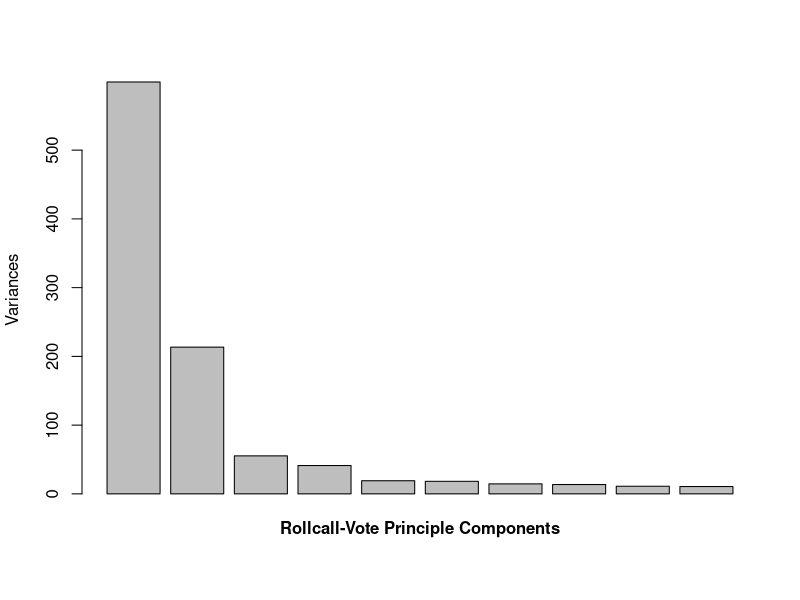
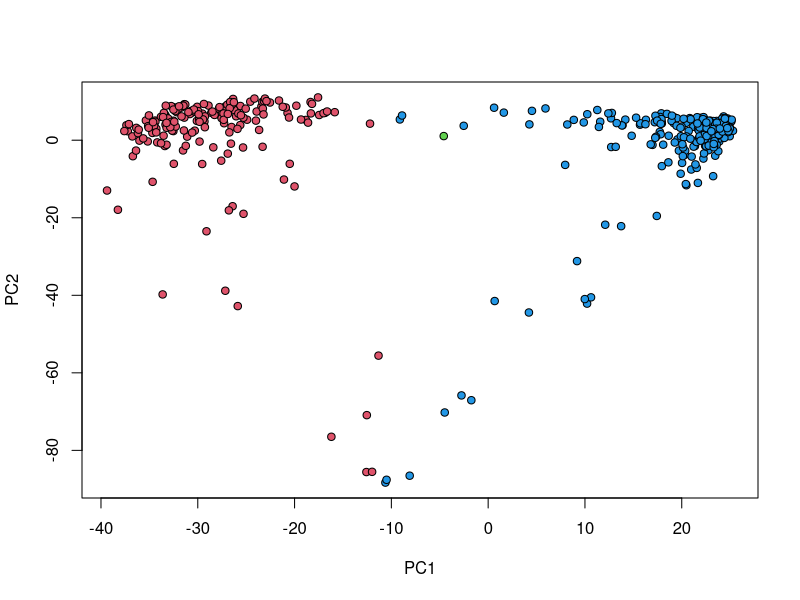
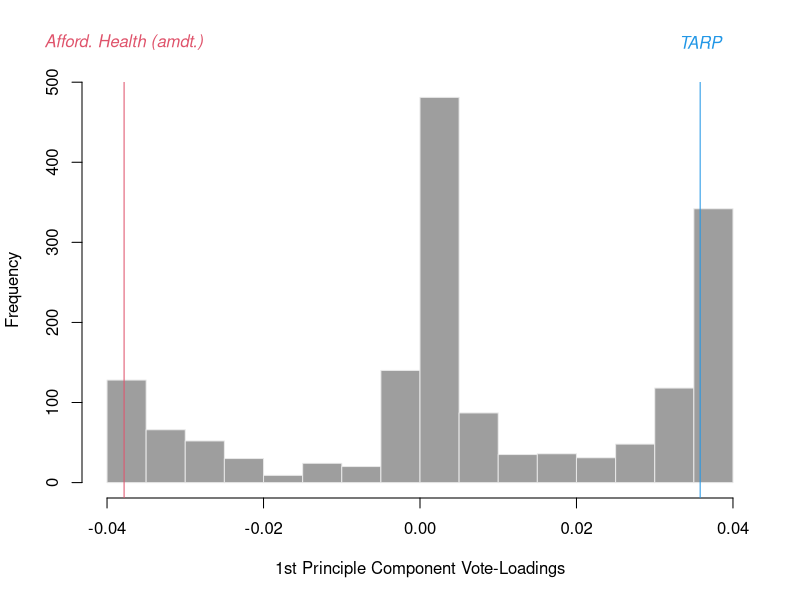

These charts were generated, in order, by the following R code:

##### *** rollcall voting *** #####

votes <- read.csv("rollcall-votes.csv")
legis <- read.csv("rollcall-members.csv", strings=T)

pcavote <- prcomp(votes, scale=TRUE)
plot(pcavote, main="")
mtext(side=1, "Rollcall-Vote Principle Components",  line=1, font=2)

votepc <- predict(pcavote) # scale(votes)%*%pcavote$rotation
plot(votepc[,1:2], pch=21, bg=(4:2)[legis$party], main="")

# big scores on pc1 are left and right ideologically
votepc[order(votepc[,1])[1:3],1]
votepc[order(-votepc[,1])[1:3],1]

# big scores -/+ on pc 2?
head(sort(votepc[,2]))

# look at the loadings
phi <- pcavote$rotation[,1:2]

## the 1st is traditional left-right
hist(phi[,1], main="", xlab="1st Principle Component Vote-Loadings",
     col=8, border=grey(.9))
abline(v=phi[884,1], col=2)
text(x=phi[884,1], y=550, "Afford. Health (amdt.)", xpd=TRUE, col=2, font=3)
abline(v=phi[25,1], col=4)
text(x=phi[25,1], y=550, "TARP", xpd=TRUE, col=4, font=3)

## trying to interpret the 2nd factor
phi[order(abs(phi[,2]), decreasing=TRUE)[1:5],2]
## attendance!
sort(rowSums(votes==0), decreasing=TRUE)[1:5]





